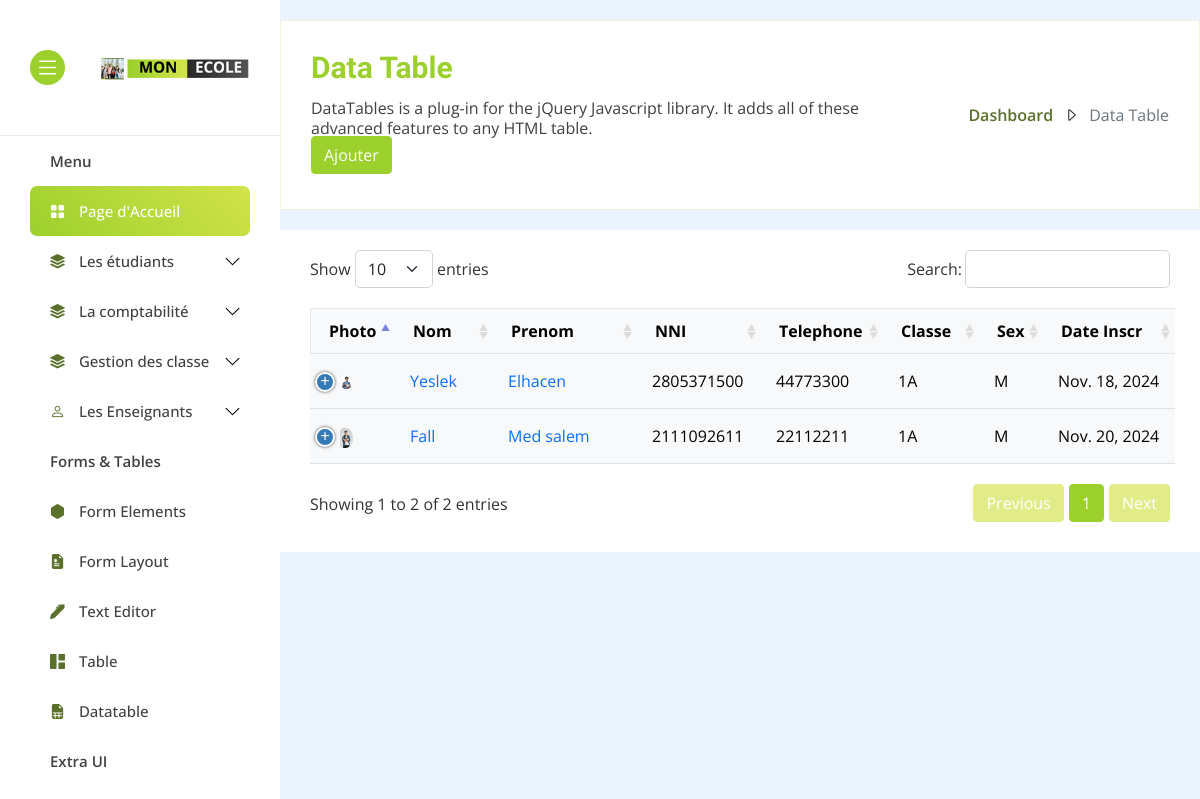
Screenshot of /students/student_list/ (signed in) with the database file from the repository.
### students/models.py (models this page shows, shortened)
class Student(models.Model):
    GENDER_CHOICES = [
        ('M', 'Garçon'),
        ('F', 'Fille'),
    ]
    first_name = models.CharField(max_length=100)
    last_name = models.CharField(max_length=100)
    nni = models.CharField(
        max_length=10,
        validators=[MinLengthValidator(10)]
    )
    mobile = models.CharField(max_length=40)
    enrollment_date = models.DateField(auto_now_add=True)
    student_class = models.ForeignKey(Class, on_delete=models.CASCADE, related_name='students')
    has_discount = models.BooleanField(default=False)  # Indicates if the student has a discount
    gender = models.CharField(max_length=1, choices=GENDER_CHOICES, default='M')  # Add gender with default 'Garçon'
    photo = models.ImageField(upload_to='student_photos/', blank=True, null=True)  # Optional photo field

class Class(models.Model):
    name = models.CharField(max_length=100, unique=True)
    monthly_salary_fee = models.PositiveIntegerField(null=False)
    is_active = models.BooleanField(default=False)
    def __str__(self):
        return self.name

### students/views.py (the view, shortened to what this page needs)
# urls.py: path('students/student_list/', StudentViewSet.as_view({'get': 'student_list'}), name='students_list'),
class StudentViewSet(viewsets.ModelViewSet):
    queryset = Student.objects.all()
    serializer_class = StudentSerializer
    renderer_classes = [TemplateHTMLRenderer]  # Enable HTML rendering
    @action(detail=False, methods=['get'], renderer_classes=[TemplateHTMLRenderer])
    def student_list(self, request):
        students = Student.objects.all()
        return render(request, 'dash/studentlist.html', {'students': students})

### frontend/dash/studentlist.html (shortened to what this page needs)
<!DOCTYPE html>
{% extends "../base.html" %} {% load static %}
    {% block body %}
    <div class="main-content">
      <div class="breadcrumb-wrap mb-20">
        <div
          class="d-md-flex d-block justify-content-between align-items-center"
        >
          <div class="left">
            <h1>Data Table</h1>
            <p>
              DataTables is a plug-in for the jQuery Javascript library. It adds
              all of these advanced features to any HTML table.
            </p>
            <button type="button" class="btn btn-primary">
              <a href="{% url 'add_student' %}">Ajouter </a>
            </button>
          </div>
          <div class="right">
            <nav aria-label="breadcrumb">
              <ol class="breadcrumb">
                <li class="breadcrumb-item">
                  <a href="index.html">Dashboard</a>
                </li>
                <li class="breadcrumb-item">
                  <i class="bi bi-caret-right"></i>
                </li>
                <li class="breadcrumb-item active" aria-current="page">
                  Data Table
                </li>
              </ol>
            </nav>
          </div>
        </div>
      </div>
      <div class="row g-10">
        <div class="col-xl-12 col-lg-12">
          <div class="panel mb-10">
            <div class="panel-body">
              <table
                id="myTable"
                class="table table-light data-table table-hover text-nowrap"
              >
                <thead>
                  <tr class="table-light">
                    <th>Photo</th>
                    <th>Nom</th>
                    <th>Prenom</th>
                    <th>NNI</th>
                    <th>Telephone</th>
                    <th>Classe</th>
                    <th>Sex</th>
                    <th>Date Inscr</th>
                  </tr>
                </thead>
                <tbody>
                  {% for student in students %}
                  <tr>
                    <td>
                      <div class="col-md-4">
                        {% if student.photo %}
                        <img
                          src="{{ student.photo.url }}"
                          class="img-fluid rounded-start zoom"
                          alt="Student Photo"
                        />
                        {% else %}
                        <img
                          src=" {% static 'images/child.png' %} "
                          class="img-fluid rounded-start zoom"
                          alt="Placeholder Photo"
                        />
                        {% endif %}
                      </div>
                    </td>
                    <td>
                      <a href="{% url 'student_detail' student.id %}">
                        {{ student.first_name }}</a
                      >
                    </td>
                    <td>
                      <a href="{% url 'student_detail' student.id %}">
                        {{ student.last_name }}</a
                      >
                    </td>
                    <td>{{ student.nni }}</td>
                    <td>{{ student.mobile}}</td>
                    <td>{{ student.student_class}}</td>
                    <td>{{ student.gender}}</td>
                    <td>{{ student.enrollment_date}}</td>
                  </tr>
                  {% endfor %}
                </tbody>
              </table>
            </div>
          </div>
        </div>
      </div>
    </div>
    {% endblock body %}

### static/css/style.css (style rules this page uses)
body { background: #ebf3ff; font-family: "Open Sans", sans-serif; }
img { max-width: 100%; height: auto; }
a { display: inline-block; text-decoration: none; -webkit-transition: 0.3s; transition: 0.3s; }
button { background: transparent; border: 0; color: #414141; -webkit-transition: 0.3s; transition: 0.3s; }
.mb-10 { margin-bottom: 10px !important; }
.mb-20 { margin-bottom: 20px !important; }
.g-10 { margin: 0 -5px; }
.g-10 > * { padding: 0 5px; }
.main-content { padding: 30px 0 20px 300px; -webkit-transition: all 0.3s ease-in; transition: all 0.3s ease-in; }
.panel { background: #fff; -webkit-transition: 0.3s; transition: 0.3s; }
.panel-body { padding: 20px 30px 30px; }
.breadcrumb-wrap { background: #fff; padding: 35px 30px; border: 1px solid rgba(124, 165, 36, 0.15); }
.breadcrumb-wrap .left { width: calc(100% - 290px); }
.breadcrumb-wrap .left h1 { font-family: "Roboto Condensed", sans-serif; font-size: 30px; line-height: 100%; font-weight: 700; color: #9cd02d; margin-top: -3px; margin-bottom: 15px; }
.breadcrumb-wrap .left p { font-size: 16px; line-height: 20px; color: #414141; margin-bottom: -2px; }
.breadcrumb-wrap .right { width: 270px; display: -webkit-box; display: -ms-flexbox; display: flex; -webkit-box-pack: end; -ms-flex-pack: end; justify-content: flex-end; }
.breadcrumb-wrap .right nav .breadcrumb { margin-bottom: 0; }
.breadcrumb-wrap .right nav .breadcrumb .breadcrumb-item { padding-left: 10px; }
.breadcrumb-wrap .right nav .breadcrumb .breadcrumb-item:before { display: none; }
.breadcrumb-wrap .right nav .breadcrumb .breadcrumb-item a { font-weight: 600; color: #5b712b; }
.btn-primary { background: #9cd02d; border-color: #9cd02d; }
.btn-primary a { color: #fff; }
.table { margin-bottom: 0; min-width: -webkit-max-content; min-width: -moz-max-content; min-width: max-content; }
.table thead th { padding: 15px; }
.table tbody tr td { padding: 15px; vertical-align: middle; }
.table tbody tr td img { width: 40px; border-radius: 50%; }
#myTable { padding-top: 20px; margin-bottom: 16px; }
table.dataTable.no-footer { border-bottom: 0; border-color: #dfe0e1; }
table.dataTable thead th, table.dataTable thead td { border-top: 1px solid rgba(65, 65, 65, 0.1); border-bottom: 1px solid rgba(65, 65, 65, 0.1); }
table.dataTable thead th:first-child, table.dataTable thead td:first-child { border-left: 1px solid rgba(65, 65, 65, 0.1); }
.data-table { min-width: auto; }
.data-table thead th:nth-child(1) { width: 5%; }
.data-table thead th:nth-child(2) { width: 20%; }
.data-table thead th:nth-child(3) { width: 30%; }
.data-table thead th:nth-child(4), .data-table thead th:nth-child(5), .data-table thead th:nth-child(6) { width: 15%; }
@media only screen and (min-width: 1200px) and (max-width: 1399px) { .main-content { padding-left: 280px; padding-top: 20px; padding-bottom: 10px; } }

### frontend/base.html (style rules this page uses)
.zoom { transition: transform 0.3s ease; cursor: pointer; }
.col-md-4 { overflow: visible; }

### rows the page displays
Student: photo (picture), first_name "Yeslek", last_name "Elhacen", nni "2805371500", mobile "44773300", student_class "1A", gender "M", enrollment_date "Nov. 18, 2024"
Student: photo (picture), first_name "Fall", last_name "Med salem", nni "2111092611", mobile "22112211", student_class "1A", gender "M", enrollment_date "Nov. 20, 2024"
